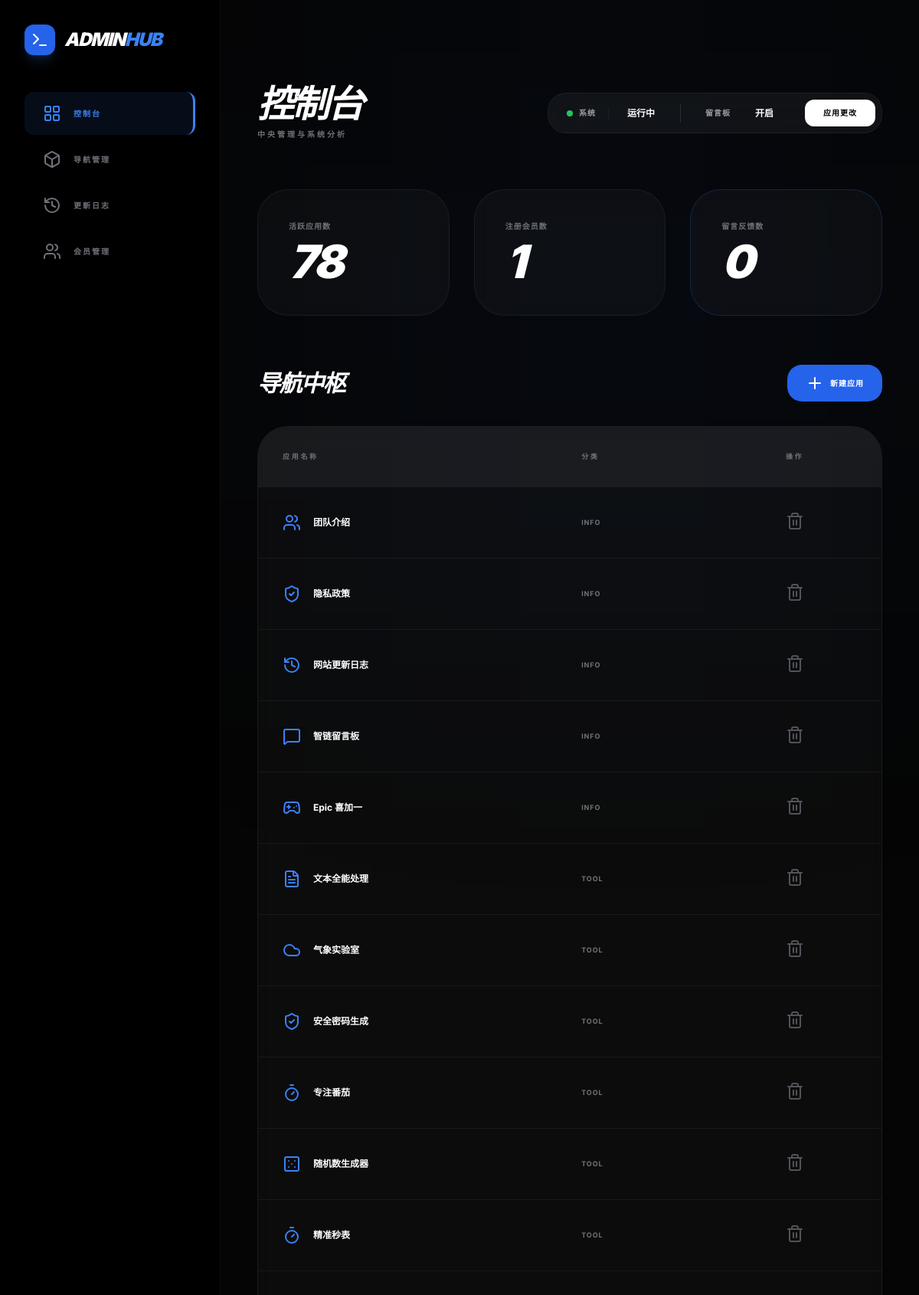
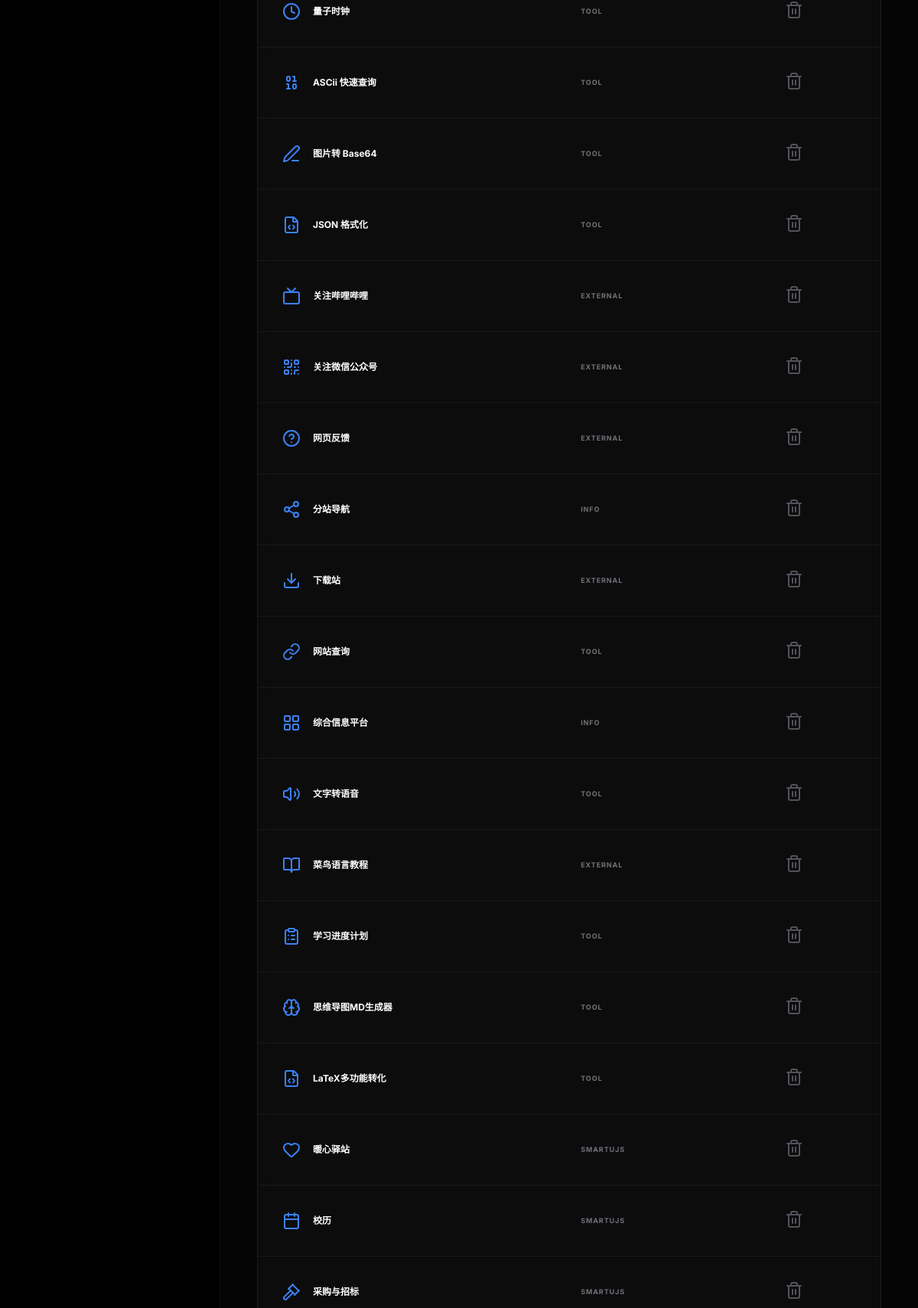
Page /admin_dashboard.php (signed in, upper part) on the committed database (2 pictures, top to bottom).
### tables this page shows
CREATE TABLE IF NOT EXISTS `settings` (
    `id` INT AUTO_INCREMENT PRIMARY KEY,
    `key` VARCHAR(50) UNIQUE NOT NULL,
    `value` TEXT,
    `updated_at` TIMESTAMP DEFAULT CURRENT_TIMESTAMP ON UPDATE CURRENT_TIMESTAMP
);

CREATE TABLE IF NOT EXISTS `tools` (
    `id` INT AUTO_INCREMENT PRIMARY KEY,
    `slug` VARCHAR(50) UNIQUE NOT NULL,
    `name_en` VARCHAR(100) NOT NULL,
    `name_zh` VARCHAR(100) NOT NULL,
    `desc_en` TEXT,
    `desc_zh` TEXT,
    `icon` VARCHAR(50) DEFAULT 'terminal',
    `category` ENUM('Recommend', 'International', 'SmartUJS', 'Tool', 'Info', 'External') DEFAULT 'Tool',
    `sub_category` VARCHAR(50) DEFAULT NULL,
    `size` ENUM('small', 'medium', 'large') DEFAULT 'medium',
    `url` VARCHAR(255) DEFAULT NULL,
    `component` VARCHAR(50) DEFAULT NULL,
    `is_active` TINYINT(1) DEFAULT 1,
    `sort_order` INT DEFAULT 0
);

### admin_dashboard.php (the view, shortened to what this page needs)
<?php
$pdo = getDB();
$toolCount = $pdo->query("SELECT COUNT(*) FROM tools")->fetchColumn();
$userCount = $pdo->query("SELECT COUNT(*) FROM users")->fetchColumn();
$msgCount = $pdo->query("SELECT COUNT(*) FROM messages")->fetchColumn();
$tools = $pdo->query("SELECT * FROM tools ORDER BY sort_order ASC, id DESC")->fetchAll();
?>
<!DOCTYPE html>
<html lang="en">
<head>
    <script src="assets/vendor/tailwind.min.js"></script>
    <link rel="stylesheet" href="assets/vendor/fonts.css">
</head>
<body class="bg-[#050505] text-white min-h-screen flex selection:bg-blue-500/30">
    <aside class="w-72 border-r border-white/5 bg-black flex flex-col p-8 space-y-12 shrink-0">
        <div class="flex items-center gap-3">
             <div class="w-10 h-10 rounded-xl bg-blue-600 flex items-center justify-center text-white shadow-lg shadow-blue-500/20"><i data-lucide="terminal" size="20"></i></div>
             <span class="text-2xl font-black tracking-tighter italic uppercase">Admin<span class="text-blue-500">Hub</span></span>
        </div>
        <nav class="flex-1 space-y-1">
            <a href="#" class="sidebar-link active flex items-center gap-4 py-4 px-6 rounded-xl transition-all font-bold text-[10px] uppercase tracking-[0.2em]"><i data-lucide="layout-grid" size="18"></i> 控制台</a>
            <a href="#tools" class="sidebar-link flex items-center gap-4 py-4 px-6 rounded-xl transition-all font-bold text-[10px] uppercase tracking-[0.2em] text-zinc-500 hover:text-white"><i data-lucide="box" size="18"></i> 导航管理</a>
            <a href="#logs" class="sidebar-link flex items-center gap-4 py-4 px-6 rounded-xl transition-all font-bold text-[10px] uppercase tracking-[0.2em] text-zinc-500 hover:text-white"><i data-lucide="history" size="18"></i> 更新日志</a>
            <a href="#users" class="sidebar-link flex items-center gap-4 py-4 px-6 rounded-xl transition-all font-bold text-[10px] uppercase tracking-[0.2em] text-zinc-500 hover:text-white"><i data-lucide="users" size="18"></i> 会员管理</a>
        </nav>
    </aside>
    <main class="flex-1 p-12 overflow-auto relative space-y-16">
        <div class="absolute top-0 right-0 w-[800px] h-[800px] bg-blue-600/5 blur-[180px] pointer-events-none -z-10"></div>
        <header class="flex items-center justify-between">
            <div>
                <h1 class="text-5xl font-black tracking-tighter italic uppercase">控制台</h1>
                <p class="text-zinc-500 text-[10px] font-black uppercase tracking-[0.3em] mt-2">中央管理与系统分析</p>
            </div>
            <form method="POST" class="flex items-center gap-4 bg-white/5 border border-white/5 p-2 rounded-[1.5rem] backdrop-blur-xl">
                <?php
                   $stmt = $pdo->prepare("SELECT value FROM settings WHERE `key` = 'site_status'");
                   $stmt->execute();
                   $st = $stmt->fetchColumn();
                   $stmt = $pdo->prepare("SELECT value FROM settings WHERE `key` = 'board_status'");
                   $stmt->execute();
                   $bst = $stmt->fetchColumn() ?: 'enabled';
                ?>
                <div class="flex items-center gap-2 px-4 border-r border-white/5">
                    <div class="w-2 h-2 rounded-full <?php echo $st === 'online' ? 'bg-green-500 animate-pulse' : 'bg-red-500'; ?>"></div>
                    <span class="text-[10px] font-black uppercase tracking-widest text-zinc-400">系统</span>
                </div>
                <select name="site_status" class="bg-transparent border-none outline-none px-2 py-2 text-xs font-bold appearance-none cursor-pointer">
                    <option value="online" class="bg-black" <?php if ($st === 'online') echo 'selected'; ?>>运行中</option>
                </select>
                <div class="flex items-center gap-2 px-2">
                     <span class="text-[10px] font-black uppercase tracking-widest text-zinc-400">留言板</span>
                </div>
                <select name="board_status" class="bg-transparent border-none outline-none px-2 py-2 text-xs font-bold appearance-none cursor-pointer">
                    <option value="enabled" class="bg-black" <?php if ($bst === 'enabled') echo 'selected'; ?>>开启</option>
                </select>
                <button type="submit" class="ml-4 bg-white text-black px-6 py-2.5 rounded-xl text-[10px] font-black uppercase tracking-widest hover:scale-105 active:scale-95 transition-all">应用更改</button>
            </form>
        </header>
        <div class="grid grid-cols-1 md:grid-cols-3 gap-8">
            <div class="glass p-10 rounded-[2.5rem] space-y-2">
                <p class="text-[10px] font-black uppercase tracking-widest text-zinc-500">活跃应用数</p>
                <p class="text-6xl font-black italic tracking-tighter"><?php echo $toolCount; ?></p>
            </div>
            <div class="glass p-10 rounded-[2.5rem] space-y-2">
                <p class="text-[10px] font-black uppercase tracking-widest text-zinc-500">注册会员数</p>
                <p class="text-6xl font-black italic tracking-tighter"><?php echo $userCount; ?></p>
            </div>
            <div class="glass p-10 rounded-[2.5rem] border-blue-500/20 space-y-2">
                <p class="text-[10px] font-black uppercase tracking-widest text-zinc-500">留言反馈数</p>
                <p class="text-6xl font-black italic tracking-tighter"><?php echo $msgCount; ?></p>
            </div>
        </div>
        <div class="grid grid-cols-1 xl:grid-cols-3 gap-12">
            <div class="xl:col-span-2 space-y-16">
                <section id="tools" class="space-y-8">
                    <div class="flex items-center justify-between">
                        <h2 class="text-3xl font-black uppercase italic tracking-tighter">导航中枢</h2>
                        <button onclick="document.getElementById('tool-modal').classList.toggle('hidden')" class="px-6 py-3 rounded-[1.2rem] bg-blue-600 text-white text-[10px] font-black uppercase tracking-widest hover:scale-105 transition-all flex items-center gap-2"><i data-lucide="plus" size=14></i> 新建应用</button>
                    </div>
                    <div class="glass rounded-[2.5rem] overflow-hidden">
                        <table class="w-full text-left border-collapse">
                            <thead class="bg-white/5 text-[9px] font-black uppercase tracking-[0.3em] text-zinc-500 border-b border-white/5">
                                <tr><th class="p-8">应用名称</th><th class="p-8">分类</th><th class="p-8">操作</th></tr>
                            </thead>
                            <tbody class="text-xs font-bold divide-y divide-white/5">
                                <?php foreach($tools as $t): ?>
                                    <tr class="hover:bg-white/5 transition-colors">
                                        <td class="p-8"><div class="flex items-center gap-4"><i data-lucide="<?php echo $t['icon']; ?>" size=16 class="text-blue-500"></i> <?php echo $t['name_zh']; ?></div></td>
                                        <td class="p-8 text-zinc-500 uppercase tracking-widest text-[9px]"><?php echo $t['category']; ?></td>
                                        <td class="p-8">
                                             <form method="POST" onsubmit="return confirm('确认删除?');">
                                                 <button type="submit" class="text-zinc-600 hover:text-red-500 transition-colors"><i data-lucide="trash-2" size=16></i></button>
                                             </form>
                                        </td>
                                    </tr>
                                <?php endforeach; ?>
                            </tbody>
                        </table>
                    </div>
                </section>
            </div>
        </div>
    </main>
</body>
</html>

### admin_dashboard.php (style rules this page uses)
body { font-family: 'Inter', sans-serif; }
.glass { background: rgba(255, 255, 255, 0.03); border: 1px solid rgba(255, 255, 255, 0.06); backdrop-filter: blur(10px); }
.sidebar-link.active { background: rgba(59, 130, 246, 0.1); color: #3b82f6; border-right: 3px solid #3b82f6; }

### rows in the picture
settings: site_status "运行中"
tools: name_zh "团队介绍", category "INFO"
tools: name_zh "隐私政策", category "INFO"
tools: name_zh "网站更新日志", category "INFO"
tools: name_zh "智链留言板", category "INFO"
tools: name_zh "Epic 喜加一", category "INFO"
tools: name_zh "文本全能处理", category "TOOL"
tools: name_zh "气象实验室", category "TOOL"
tools: name_zh "安全密码生成", category "TOOL"
tools: name_zh "专注番茄", category "TOOL"
tools: name_zh "随机数生成器", category "TOOL"
tools: name_zh "精准秒表", category "TOOL"
tools: name_zh "量子时钟", category "TOOL"
tools: name_zh "ASCii 快速查询", category "TOOL"
tools: name_zh "图片转 Base64", category "TOOL"
tools: name_zh "JSON 格式化", category "TOOL"
tools: name_zh "关注哔哩哔哩", category "EXTERNAL"
tools: name_zh "关注微信公众号", category "EXTERNAL"
tools: name_zh "网页反馈", category "EXTERNAL"
tools: name_zh "分站导航", category "INFO"
tools: name_zh "下载站", category "EXTERNAL"
tools: name_zh "网站查询", category "TOOL"
tools: name_zh "综合信息平台", category "INFO"
tools: name_zh "文字转语音", category "TOOL"
tools: name_zh "菜鸟语言教程", category "EXTERNAL"
tools: name_zh "学习进度计划", category "TOOL"
tools: name_zh "思维导图MD生成器", category "TOOL"
tools: name_zh "LaTeX多功能转化", category "TOOL"
tools: name_zh "暖心驿站", category "SMARTUJS"
tools: name_zh "校历", category "SMARTUJS"
tools: name_zh "采购与招标", category "SMARTUJS"

### other values in the picture
$toolCount "78"
$userCount "1"
$msgCount "0"
